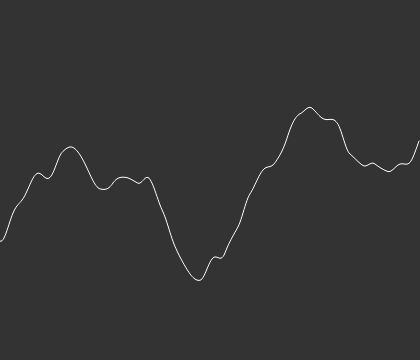
Frame 1 (no input)
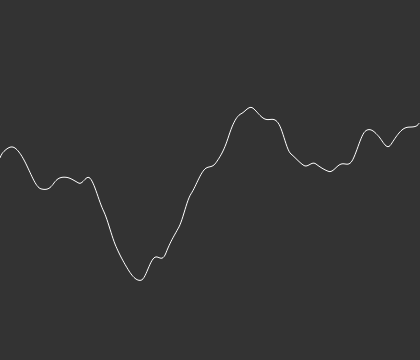
Frame 60 (no input)
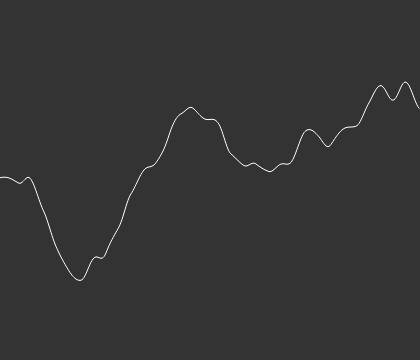
Frame 120 (the mouse pressed at the canvas centre since frame 60)

The p5.js sketch that drew these frames (run headless with seeded random() and noise() and a simulated clock; from frame 60 on, the mouse is pressed at the canvas centre):

// p5.js sketch
// ── sketch.js
var inc = 0.01;
var start = 0;

function setup() {
		createCanvas(420,360);
}

function draw() {
		background(51);
		stroke(255);
		noFill();
		beginShape();
		var xoff = start;
		for(var x = 0; x < width; x++){
			var n = map(noise(xoff), 0, 1, 0, height);
			var s = map(sin(xoff), -1, 1, -50, 50);
			var y = s + n;

				//var y = noise(xoff) * 100 + height / 2 - 1 + sin(xoff) * height / 2 +5;
			vertex(x,y);

			xoff += inc;

}
		endShape();
		start += inc;
}
